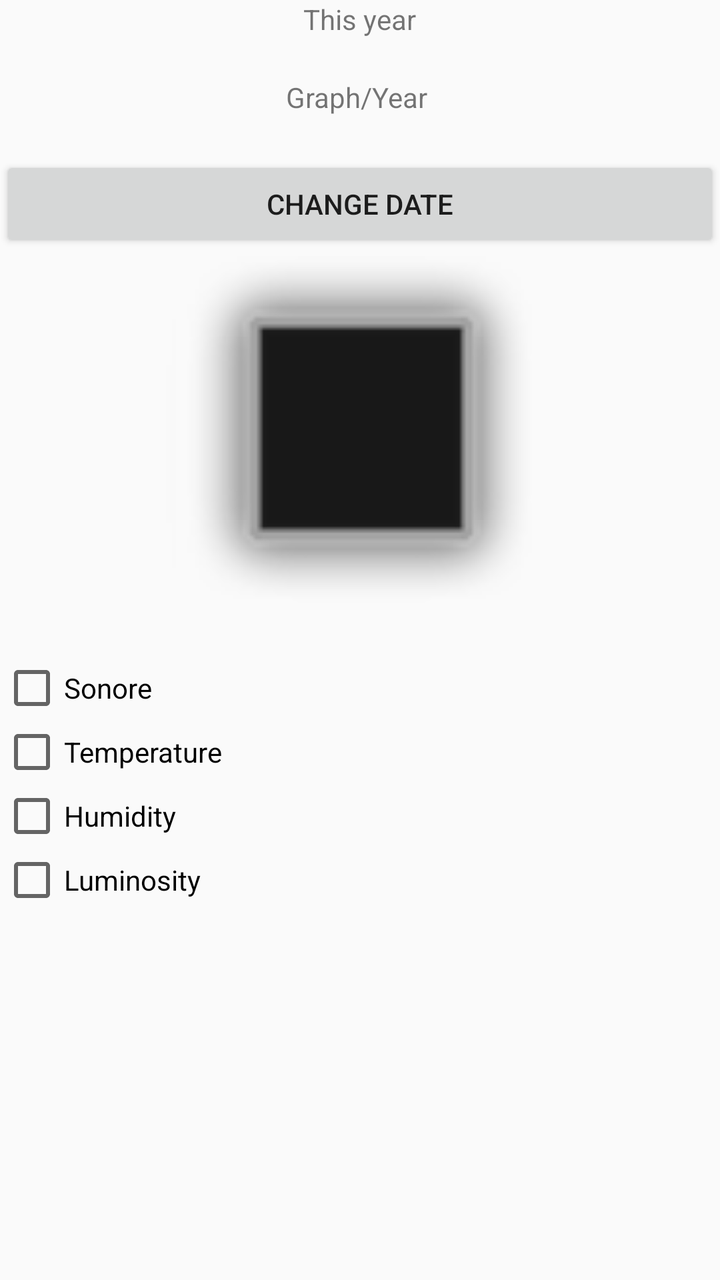
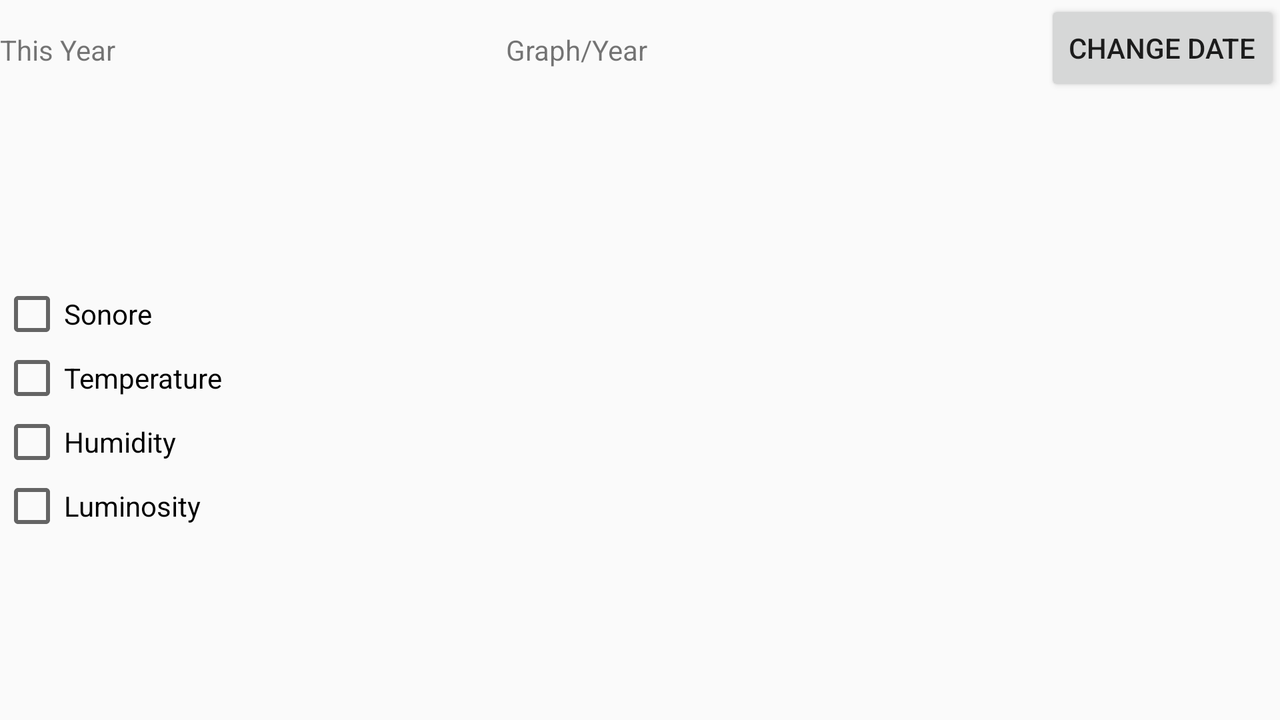

Compare how this app lays out the same screen by default and in its alternative resource folder. The renders come first, then the two layout files and the values they reference.
<!-- AndroidManifest.xml: application theme AppTheme -->
<!-- res/layout/graphe_year.xml -->
<?xml version="1.0" encoding="utf-8"?>
<LinearLayout xmlns:android="http://schemas.android.com/apk/res/android"
    xmlns:app="http://schemas.android.com/apk/res-auto"
    android:layout_width="match_parent"
    android:layout_height="match_parent"
    android:orientation="vertical" >


    <TextView
        android:id="@+id/date"
        android:layout_width="wrap_content"
        android:layout_height="wrap_content"
        android:layout_gravity="center"
        android:text="This year" />

    <TextView
        android:id="@+id/textView2"
        android:layout_width="wrap_content"
        android:layout_height="wrap_content"
        android:layout_gravity="center"
        android:layout_margin="20dp"
        android:text="Graph/Year " />

    <LinearLayout
        android:layout_width="match_parent"
        android:layout_height="50dp"
        android:orientation="vertical"
        android:weightSum="1">

        <Button
            android:id="@+id/bdate"
            android:layout_width="match_parent"
            android:layout_height="wrap_content"
            android:text="Change date" />

    </LinearLayout>

    <LinearLayout
        android:layout_width="match_parent"
        android:layout_height="200dp"
        android:orientation="horizontal">

        <ImageView
            android:id="@+id/img_year"
            android:layout_width="match_parent"
            android:layout_height="194dp"
            app:srcCompat="@android:drawable/alert_dark_frame" />
    </LinearLayout>

    <LinearLayout
        android:layout_width="match_parent"
        android:layout_height="match_parent"
        android:orientation="vertical">

        <CheckBox
            android:id="@+id/son"
            android:layout_width="match_parent"
            android:layout_height="wrap_content"
            android:text="Sonore" />

        <CheckBox
            android:id="@+id/temp"
            android:layout_width="match_parent"
            android:layout_height="wrap_content"
            android:text="Temperature" />

        <CheckBox
            android:id="@+id/humi"
            android:layout_width="match_parent"
            android:layout_height="wrap_content"
            android:text="Humidity" />

        <CheckBox
            android:id="@+id/lum"
            android:layout_width="match_parent"
            android:layout_height="wrap_content"
            android:text="Luminosity" />
    </LinearLayout>

</LinearLayout>
<!-- resources referenced by this layout -->
<resources>
  <style name="AppTheme" parent="Theme.AppCompat.Light.NoActionBar">
          <item name="colorPrimary">@color/colorPrimary</item>
          <item name="colorPrimaryDark">@color/colorPrimaryDark</item>
          <item name="colorAccent">@color/colorAccent</item>
          
  
      </style>
  <color name="colorPrimary">#754545</color>
  <color name="colorPrimaryDark">#540a0a</color>
  <color name="colorAccent">#fc3550</color>
</resources>
<!-- res/layout-land/graphe_year.xml (the author's variant of the layout above) -->
<!-- drawn on the phone turned sideways -->
<?xml version="1.0" encoding="utf-8"?>
<LinearLayout xmlns:android="http://schemas.android.com/apk/res/android"
    android:layout_width="match_parent"
    android:layout_height="match_parent"
    android:orientation="vertical">


    <LinearLayout
        android:layout_width="match_parent"
        android:layout_height="50dp"
        android:orientation="horizontal"
        android:weightSum="1">

        <TextView
            android:id="@+id/date"
            android:layout_width="wrap_content"
            android:layout_height="wrap_content"
            android:layout_gravity="center"
            android:text="This Year" />

        <LinearLayout
            android:layout_width="match_parent"
            android:layout_height="match_parent"
            android:layout_weight="1"
            android:gravity="center"
            android:orientation="horizontal">

            <TextView
                android:id="@+id/textView2"
                android:layout_width="wrap_content"
                android:layout_height="wrap_content"
                android:text="Graph/Year " />
        </LinearLayout>

        <Button
            android:id="@+id/bdate"
            android:layout_width="wrap_content"
            android:layout_height="wrap_content"
            android:text="Change date" />

    </LinearLayout>

    <LinearLayout
        android:layout_width="match_parent"
        android:layout_height="match_parent"
        android:gravity="center"
        android:orientation="horizontal">

        <LinearLayout
            android:layout_width="wrap_content"
            android:layout_height="wrap_content"
            android:orientation="vertical">

            <CheckBox
                android:id="@+id/son"
                android:layout_width="wrap_content"
                android:layout_height="wrap_content"
                android:text="Sonore" />

            <CheckBox
                android:id="@+id/temp"
                android:layout_width="wrap_content"
                android:layout_height="wrap_content"
                android:text="Temperature" />

            <CheckBox
                android:id="@+id/humi"
                android:layout_width="wrap_content"
                android:layout_height="wrap_content"
                android:text="Humidity" />

            <CheckBox
                android:id="@+id/lum"
                android:layout_width="wrap_content"
                android:layout_height="wrap_content"
                android:text="Luminosity" />
        </LinearLayout>

        <ImageView
            android:id="@+id/img"
            android:layout_width="match_parent"
            android:layout_height="match_parent" />
    </LinearLayout>

</LinearLayout>
